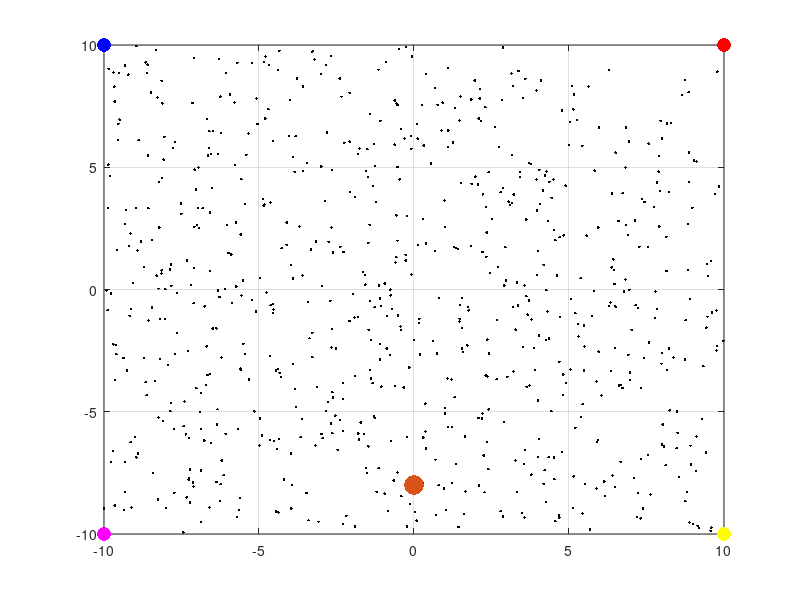

Here is the MATLAB script that generated this plot: (Note: this script raises an error after producing the figure.)
clear
close all
%Options
opt=1;
kid=1;

%% Create Movie
% create a movie from plot
create_mov  = false;
if opt==1
    mov_name    = 'aug_mcl.avi';
else
    mov_name    = 'mcl_unknown.avi';
end
fps         = 2;

if (create_mov == true)
    mov             = VideoWriter(mov_name);
    mov.FrameRate   = fps;
    mov.Quality     = 100;
    open(mov);
end

%% Initial Parameters
dt=0.1;
Zi=[0 -8 0]';        %[x y phi];
Ui=[0 0];
L(:,1)=[-10 10];
L(:,2)=[-10 -10];
L(:,3)=[10 -10];
L(:,4)=[10 10];
col=[0 0 1;1 0 1;1 1 0;1 0 0];
alpha_s=0.002;
alpha_f=1.5%6;
wslow=0;
wfast=0;
Sigma=[10 0.1;0.1 10]*0.1;  %model uncertainty
R=[0.5 0 0;0 0.1 0;0 0 0.3];  %measurement uncertainty
Z=Zi;
U=[3 0.5;3 0.5;3 0.5;3 0.5;3 0.5];  %[v w]
U=[U;U;U;U;U]*4;%% Generate Initial Particles
M=770;
X=zeros(length(Z),M);
P=zeros(M,1);
for i=1:M
    X(:,i)=[rand(1)*20-10 rand(1)*20-10 rand(1)*2*pi-pi]';
end
%% Plot First Step
figure(1)
plot(X(1,:),X(2,:),'.k')
xlim([-10 10])
ylim([-10 10])
hold on
grid on
scatter(L(1,:),L(2,:),100,col,'filled')
scatter(Z(1,1),Z(2,1),200,'filled','g')
hold off
pause(1)

if (create_mov == true)
    for i=1:fps
        F = getframe(gcf);
        writeVideo(mov,F);
    end
end

%% Iterate

for n=1:size(U,1)
    %%%%%%%%%%%%%%%%%%%%%% drive %%%%%%%%%%%%%%%%%%%%%%%%%%%%%%%%
    
    for j=1:M
        X(:,j) = unicycle_model_sample(X(:,j),U(n,:),dt);
        %         X(:,j) = sample_odometry(X_old,Xbar,Xbar_old)
    end
    Z=unicycle(U(n,:),Z',dt);
    
    
    if kid==1 && n==15 
        Z=[8 -2 0.3*pi]';            %kidnapped robot
    end
    
    %plot
    plot(X(1,:),X(2,:),'.k')
    xlim([-10 10])
    ylim([-10 10])
    hold on
    grid on
    scatter(L(1,:),L(2,:),100,col,'filled')
    scatter(Z(1,1),Z(2,1),200,'filled','g')
    hold off
    pause(1)
    
    if (create_mov == true)
        for i=1:fps
            F = getframe(gcf);
            writeVideo(mov,F);
        end
    end
    
    %%%%%%%%%%%%%%%%%%%% measure %%%%%%%%%%%%%%%%%
    
    m = sense_unknown_landmark_clean(L,Z);
    %     for j=1:M
    P=zeros(M,1);
    for i=1:M
        %             index=(j-1)*M+i;
        m_hat = sense_unknown_landmark_clean(L,X(:,i));
        %             m_hat= sense_known_landmark(L,X(:,i));
        
        if opt==1
            for k=size(L,2)
                P(i) = P(i) + gaussian_multi(m_hat(k,1:2)',m(k,:)',R(1:2,1:2))*gaussian_multi(X(3,i),Z(3),0.3);
            end
        else
            prob_land=zeros(size(L,2),1);
            for k=1:size(L,2)
                for l=1:size(L,2)
                    prob_land(l) = prob_land(l)+gaussian_multi(m_hat(l,:)',m(k,:)',R(1:2,1:2))*gaussian_multi(X(3,i),Z(3),0.3);
                end
                P(i) =P(i) + max(prob_land);
            end
        end
    end
    %         end
    %     end
    P1=ones(size(P));
    for j=1:M
        P1(j) = gaussian_multi(X(:,j),Z,R);  %check probabilities
    end
    %     P=P1./sum(P1).*P./sum(P);
    Wavg=1/M*sum(P)
    W=P./sum(P);  % adjust weights
    wslow=wslow+alpha_s*(Wavg-wslow)
    wfast=wfast+alpha_f*(Wavg-wfast)
    p_rand=max(3/M,1-wfast/wslow)
    p_rand=min(0.7,p_rand)
%    pause()
   
    for g=1:round(p_rand*M)
        W(M+g)=p_rand;
        g
        X(:,M+g)=[rand(1)*20-10 rand(1)*20-10 rand(1)*2*pi-pi]';
    end
    W=W./sum(W);
    X = low_variance_sampler(X,W); % resample
    %    %plot
    plot(X(1,:),X(2,:),'.k')
    xlim([-10 10])
    ylim([-10 10])
    grid on
    hold on
    scatter(L(1,:),L(2,:),100,col,'filled')
    scatter(Z(1,1),Z(2,1),200,'filled','g')
    hold off
    pause(1)
    
    if (create_mov == true)
        for i=1:fps
            F = getframe(gcf);
            writeVideo(mov,F);
        end
    end
    
end

if (create_mov == true)
    close(mov);
    %     close all;
end

